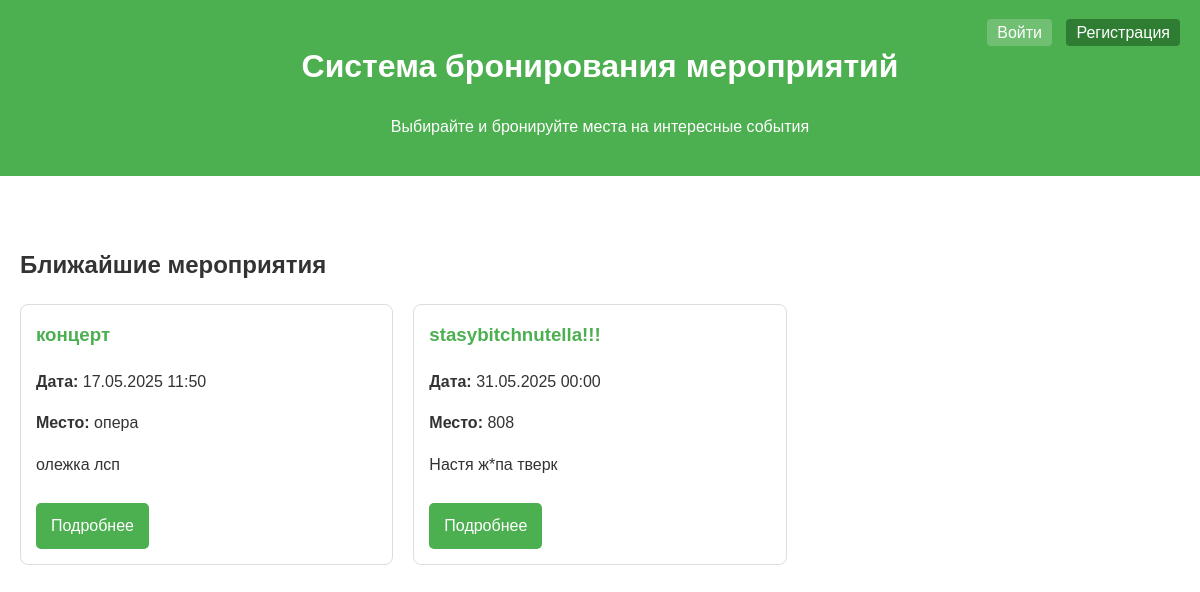
Before: / with the older database file.
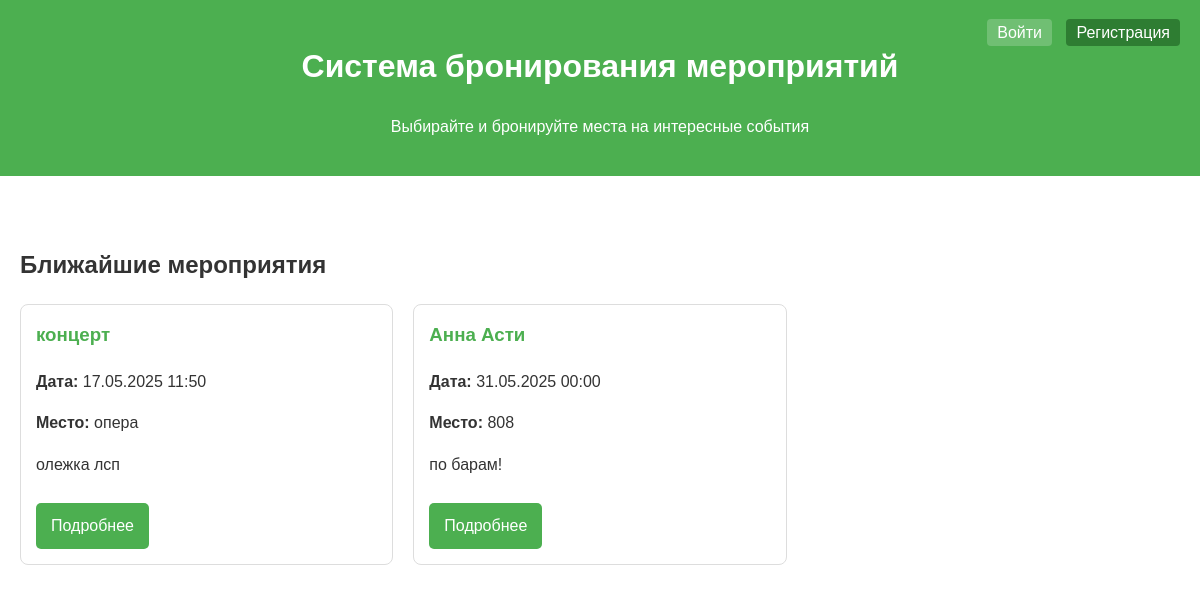
After: the same page with the newer database file.
### booking/models.py (models this page shows, shortened)
class Event(models.Model):
    title = models.CharField(_('Название мероприятия'), max_length=200)
    description = models.TextField(_('Описание мероприятия'))
    date_time = models.DateTimeField(_('Дата и время проведения'))
    venue = models.ForeignKey(
        Venue,
        verbose_name=_('Место проведения'),
        on_delete=models.CASCADE
    )
    organizer = models.ForeignKey(
        User,
        verbose_name=_('Организатор'),
        on_delete=models.CASCADE
    )
    price = models.DecimalField(
        _('Цена билета'),
        max_digits=10,
        decimal_places=2
    )
    is_published = models.BooleanField(
        _('Опубликовано'),
        default=False
    )
    class Meta:
        verbose_name = _('Мероприятие')
        verbose_name_plural = _('Мероприятия')

class Venue(models.Model):
    name = models.CharField(_('Название заведения'), max_length=100)
    address = models.TextField(_('Адрес'))
    capacity = models.PositiveIntegerField(_('Вместимость'))
    description = models.TextField(_('Описание'), blank=True)
    layout_image = models.ImageField(
        _('Схема зала'),
        upload_to='venue_layouts/',
        null=True,
        blank=True
    )
    def __str__(self):
        return self.name
    class Meta:
        verbose_name = _('Место проведения')
        verbose_name_plural = _('Места проведения')

### booking/views.py (the view)
# urls.py: path('', views.home, name='home'),  # Один корневой путь
def home(request):
    events = Event.objects.filter(is_published=True).order_by('date_time')[:5]
    context = {
        'title': 'Главная страница',
        'events': events,
    }
    return render(request, 'booking/home.html', context)

### booking/templates/booking/home.html (shortened to what this page needs)
<!DOCTYPE html>
<html lang="ru">
<head>
</head>
<body>
    <div class="header">
        <h1>Система бронирования мероприятий</h1>
        <p>Выбирайте и бронируйте места на интересные события</p>
        <div class="auth-buttons">
            {% if user.is_authenticated %}
                <span>Добро пожаловать, {{ user.username }}!</span>
                {% if user.is_staff %}
                    <a href="{% url 'admin:index' %}" class="login">Админ-панель</a>
                {% endif %}
               <form action="{% url 'booking:logout' %}" method="post" style="display: inline;">
                    {% csrf_token %}
                    <button type="submit" class="btn btn-link" style="border: none; background: none; cursor: pointer;">
                        <i class="fas fa-sign-out-alt"></i> Выйти
                    </button>
               </form>
            {% else %}
                <a href="{% url 'booking:login' %}" class="login">Войти</a>
                <a href="{% url 'booking:register' %}" class="register">Регистрация</a>
            {% endif %}
        </div>
    </div>
    <div class="container" style="padding: 20px;">
        <h2>Ближайшие мероприятия</h2>
        <div class="event-list">
            {% for event in events %}
            <div class="event-card">
                <h3 class="event-title">{{ event.title }}</h3>
                <p><strong>Дата:</strong> {{ event.date_time|date:"d.m.Y H:i" }}</p>
                <p><strong>Место:</strong> {{ event.venue.name }}</p>
                <p>{{ event.description|truncatechars:100 }}</p>
                <a href="{% url 'booking:about_event' event.id %}" class="btn">Подробнее</a>
            </div>
            {% empty %}
            <p>На данный момент нет доступных мероприятий.</p>
            {% endfor %}
        </div>
    </div>
</body>
</html>

### booking/templates/booking/home.html (style rules this page uses)
body { font-family: Arial, sans-serif; line-height: 1.6; margin: 0; padding: 0; color: #333; }
.header { background: #4CAF50; color: white; padding: 20px; text-align: center; margin-bottom: 30px; position: relative; }
.auth-buttons { position: absolute; top: 20px; right: 20px; }
.auth-buttons a { color: white; margin-left: 10px; text-decoration: none; padding: 5px 10px; border-radius: 4px; }
.auth-buttons a.login { background: rgba(255,255,255,0.2); }
.auth-buttons a.register { background: #2E7D32; }
.event-list { display: grid; grid-template-columns: repeat(auto-fill, minmax(300px, 1fr)); gap: 20px; }
.event-card { border: 1px solid #ddd; border-radius: 8px; padding: 15px; transition: transform 0.3s; }
.event-title { color: #4CAF50; margin-top: 0; }
.btn { display: inline-block; background: #4CAF50; color: white; padding: 10px 15px; text-decoration: none; border-radius: 5px; margin-top: 10px; }

Changed rows visible on the page:
changed Event: title "stasybitchnutella!!!" → "Анна Асти"; description "Настя ж*па тверк" → "по барам!"
